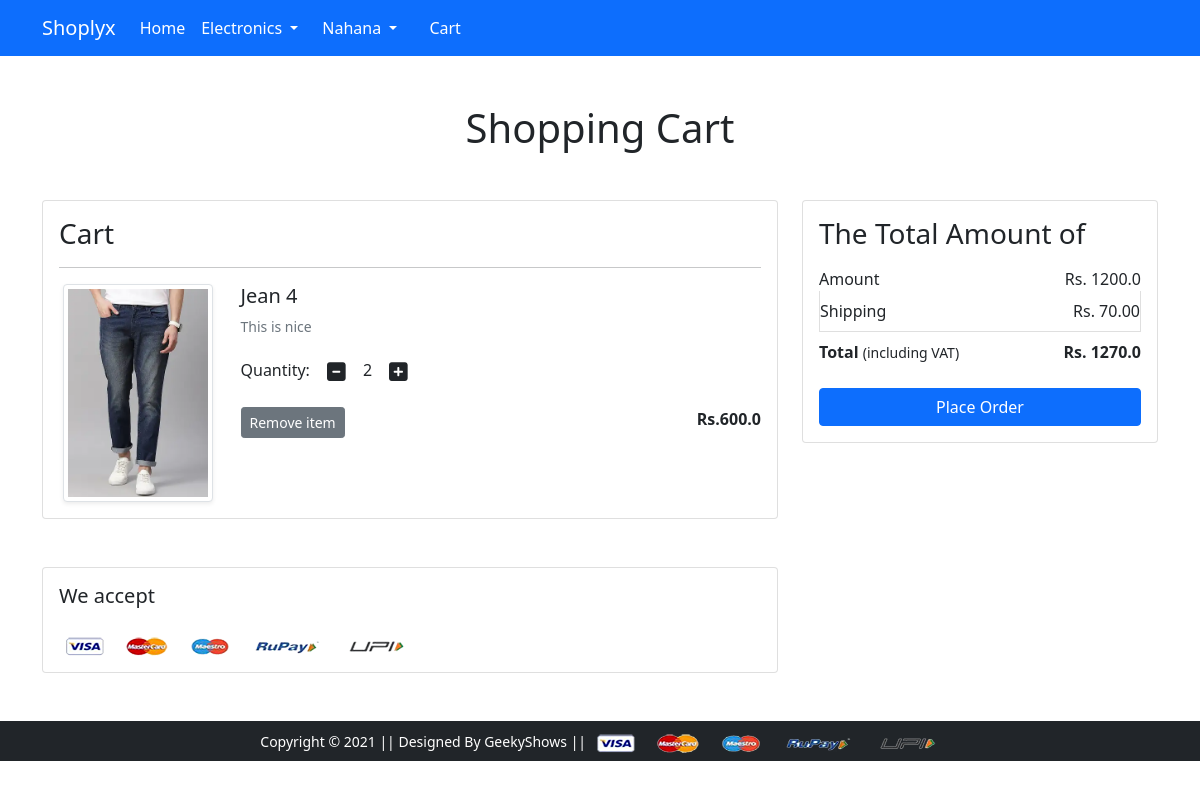
Screenshot of /cart/ (signed in) with the database file from the repository.
### app/models.py (models this page shows, shortened)
class Cart(models.Model):
    user = models.ForeignKey(User,on_delete=models.CASCADE)
    product = models.ForeignKey(Product,on_delete=models.CASCADE)
    quantity = models.PositiveIntegerField(default=1)
    def __str__(self):
        return str(self.id)

class Product(models.Model):
    title = models.CharField(max_length=100)
    selling_price= models.FloatField()
    discounted_price =models.FloatField()
    description =models.TextField()
    brand = models.CharField(max_length=100)
    category = models.CharField(choices=CATEGORY_CHOICES,max_length=2)
    product_image = models.ImageField(upload_to='productimage')

### app/views.py (the view)
# urls.py: path('cart/',views.show_cart,name='showcart'),
@login_required
def show_cart(request):
    if request.user.is_authenticated:
        user=request.user
        cart=Cart.objects.filter(user=user)
        print(cart)
        amount=0.0
        shipping_amount=70.0
        total_amount=0.0
        cart_product=[p for p in Cart.objects.all()if p.user ==user]
        if cart_product:
            for p in cart_product:
                tempamount=(p.quantity * p.product.discounted_price)
                amount += tempamount
                totalamount = amount+shipping_amount
            return render(request, 'app/addtocart.html',{'carts':cart, 'totalamount':totalamount,
            'amount':amount})
        else:
         return render(request, 'app/emptycart.html')

### app/templates/app/addtocart.html (shortened to what this page needs)
{% extends 'app/base.html' %}
{% load static %}
{% block main-content %}
<div class="container my-5">
 <div class="row">
  <h1 class="text-center mb-5">Shopping Cart</h1>
  <div class="col-sm-8">
  <div class="card">
   <div class="card-body">
    <h3>Cart</h3>
    {% for cart in carts %}
    <hr>
    <div class="row">
     <div class="col-sm-3 text-center align-self-center"><img src="{{cart.product.product_image.url}}" alt="" srcset="" class="img-fluid img-thumbnail shadow-sm" height="150" width="150"> </div>
     <div class="col-sm-9">
      <div>
       <h5>{{cart.product.title}}</h5>
       <p class="mb-2 text-muted small">{{cart.product.description}}</p>
       <div class="my-3">
        <label for="quantity">Quantity:</label>
        <a class="minus-cart btn" pid="{{cart.product.id}}"><i class="fas fa-minus-square fa-lg"></i></a>
          <span id="quantity">{{cart.quantity}}</span>
        <a class="plus-cart btn" pid="{{cart.product.id}}"><i class="fas fa-plus-square fa-lg"></i></a>
       </div>
       <div class="d-flex justify-content-between">
        <a href="#" class="btn btn-sm btn-secondary mr-3 remove-cart" pid="{{cart.product.id}}">
          Remove item </a>
        <p class="mb-0"><span><strong>Rs.{{cart.product.discounted_price}}</strong></span></p>
       </div>
      </div>
     </div>
    </div>
    {% endfor %}
  </div>
</div>
</div>
  <div class="col-sm-4">
   <div class="card">
    <div class="card-body">
      <h3>The Total Amount of</h3>
      <ul class="list-group">
       <li class="list-group-item d-flex justify-content-between
        align-items-center border-0 px-0 pb-0">Amount<span>Rs. <span id="amount">{{amount}}</span></span></li>
       <li class="list-group-item d-flex justify-content-between
        align-items-center px-0">Shipping<span>Rs. 70.00</span></li>
       <li class="list-group-item d-flex justify-content-between
       align-items-center border-0 px-0 mb-3">
        <div>
           <strong>Total</strong> <small>(including VAT)</small>
         </div>
         <span><strong>Rs. <strong id="totalamount">{{totalamount}}</strong> </strong></span>
       </li>
      </ul>
      <div class="d-grid"><a href="{% url 'checkout' %}" class="btn btn-primary">Place Order</a></div>
    </div>
   </div>
  </div>
 </div>
</div>
<div class="container">
 <div class="row">
  <div class="col-sm-8">
   <div class="card">
    <div class="card-body">
      <h5 class="mb-4">We accept</h5>
      <img src="{% static 'app/images/payment.png' %}" alt="" class="img-fluid">
    </div>
  </div>
  </div>
 </div>
</div>
{% endblock main-content %}

### app/templates/app/base.html (shortened to what this page needs)
<!doctype html>
{% load static %}
<html lang="en">
  <head>
    <link href="https://cdn.jsdelivr.net/npm/bootstrap@5.0.0-beta1/dist/css/bootstrap.min.css" rel="stylesheet">
    <link rel="stylesheet" href="{% static 'app/css/owl.carousel.min.css' %}">
    <link rel="stylesheet" href="{% static 'app/css/all.min.css' %}">
    <link rel="stylesheet" href="{% static 'app/css/style.css' %}">
  </head>
  <body>
    <nav class="navbar navbar-expand-lg navbar-dark bg-primary">
     <div class="container">
       <a class="navbar-brand" href="/">Shoplyx</a>
       <div class="collapse navbar-collapse" id="navbarSupportedContent">
         <ul class="navbar-nav me-auto mb-2 mb-lg-0">
           <li class="nav-item">
             <a class="nav-link active" aria-current="page" href="/">Home</a>
           </li>
           <li class="nav-item dropdown">
             <a class="nav-link dropdown-toggle text-white" href="#" id="electronicsDropdown" role="button" data-bs-toggle="dropdown" aria-expanded="false">
               Electronics
             </a>
           </li>
         <div>
          <ul class="navbar-nav me-auto mb-2 mb-lg-0">
            {% if request.user.is_authenticated %}
           <li class="nav-item dropdown mx-2">
              <a class="nav-link dropdown-toggle text-white" href="#" id="profileDropdown" role="button" data-bs-toggle="dropdown" aria-expanded="false">
               {{request.user.username|capfirst}}              </a>
            </li>
            <li class="nav-item mx-2">
             <a href="{% url 'showcart' %}" class="nav-link text-white"> Cart </a>
            </li>
            {% endif %}
          </ul>
         </div>
       </div>
     </div>
    </nav>
    {% block main-content %} {% endblock main-content %}
    <footer class="container-fluid bg-dark text-center p-2 mt-5">
        <small class="text-white">Copyright &copy; 2021 || Designed By GeekyShows || </small>
        <img src="{% static 'app/images/payment.png' %}" alt="" srcset="" class="img-fluid" height="2px">
    </footer>
  </body>
</html>

### rows the page displays
Cart: product.product_image (picture), product "Jean 4", product.description "This is nice", quantity "2", product.discounted_price "600.0"

### other values shown
{{ request.user.username|capfirst }} "Nahana"
{{ amount }} "1200.0"
{{ totalamount }} "1270.0"
